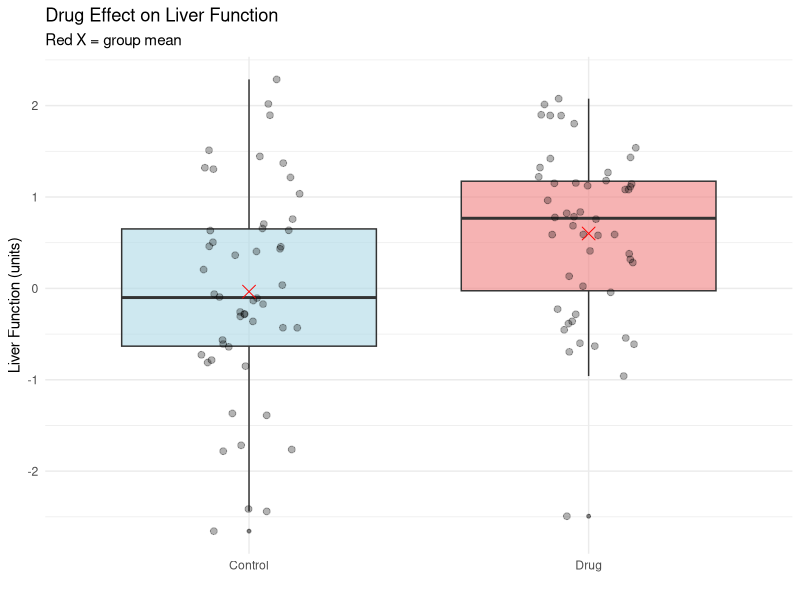
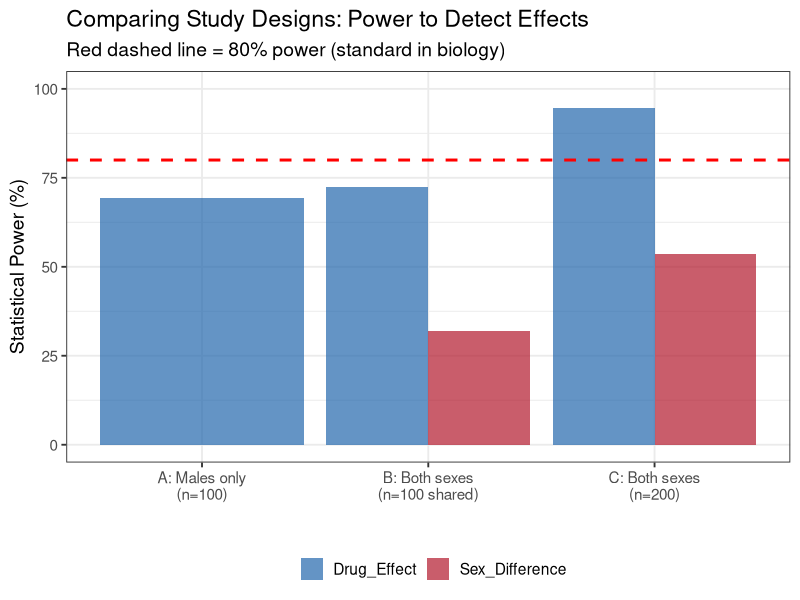
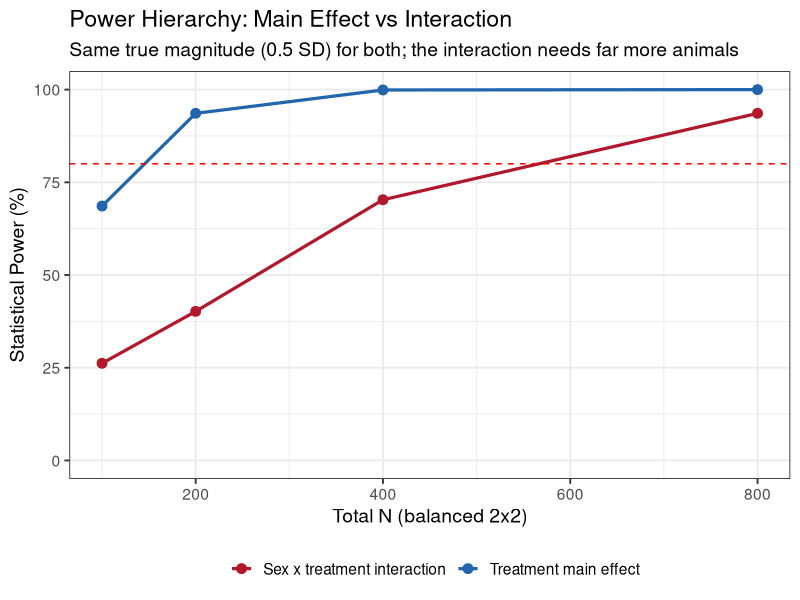

Generate these figures, in order, with R:
#' ---
#' title: "Hands-on Exercise: Experimental Design & Power Simulation"
#' subtitle: "EU-SABV Workshop"
#' author: "Vidhya Jagannathan, University of Bern, Switzerland"
#' format:
#'   html:
#'     toc: true
#'     toc-depth: 3
#'     toc-location: left
#'     number-sections: true
#'     code-fold: false
#'     code-tools: true
#'     theme: cosmo
#'     css: styles.css
#' execute:
#'   echo: true
#'   warning: true
#'   message: true
#'   error: true
#'   eval: true
#' ---
#' 
#' > Design-phase tutorial: simulate cohorts to see how including both sexes, cohort size, and the main-effect-vs-interaction distinction change your statistical power — *before* any real data are collected.
#' 
#' # Overview
#' 
#' Script 02a: Experimental Design — Sex as Biological Variable in Genomics.
#' 
#' This tutorial is purely a **simulation** exercise. No sequencing data are needed: we generate synthetic cohorts, run simple linear models, and repeat the experiment thousands of times to measure statistical **power** directly. The next tutorial (`02b_workshop_gtex_liver_exploration`) then applies these ideas to real GTEx liver data.
#' 
#' ## Learning objectives
#' 
#' By the end of this tutorial, you will be able to:
#' 
#' 1. Define statistical power as the probability of detecting a genuine effect.
#' 2. Differentiate total sample size from sample size per group.
#' 3. Compare statistical power when detecting a main effect versus an interaction.
#' 4. Understand why introducing both sexes does not necessarily require doubling your animal count.
#' 
#' Key terms used in this module:
#' 
#' - **Effect size:** how large the biological signal is relative to background noise.
#' - **Power:** how consistently a study detects a true effect across repeated trials.
#' - **Interaction:** when a treatment outcome depends on another variable — such as a drug affecting males and females differently.
#' 
#' ::: {.callout-note}
#' ## Primary literature for this module
#' 
#' - **Reynolds (2024)**, *A Guide to Sample Size for Animal-based Studies* (Wiley). Source for: the experimental vs biological unit, pseudo-replication, effect sizes, the lower power of interaction terms relative to main effects, factorial/screening efficiency, and "right-sizing not significance" (3Rs).
#' - **Gaskill et al. (2025)**, *eLife* — the survey of researcher *barriers and misconceptions* about studying sex as a variable; source of the percentage claims (e.g. "including both sexes doubles the sample size") the simulations are designed to correct.
#' - **Karp et al. (2025)**, *Nature Communications* — the **SIRF** framework for analysing sex as a biological variable (the framework name belongs to this paper, not to the Gaskill survey).
#' :::
#' 
#' ## Load Packages
#' 
## -----------------------------------------------------------------------------
#| message: false
#| warning: false
library(ggplot2)
library(dplyr)
library(tidyr)

# Set a consistent theme
theme_set(theme_bw(base_size = 14))

#' 
#' # EXPERIMENTAL DESIGN - Power Simulation Exercise
#' 
#' ## EXERCISE 2.1: Compare designs — n=50M/50F vs n=100M
#' 
## -----------------------------------------------------------------------------
#| fig-alt:
#|   - "Boxplot of simulated liver function in control and drug-treated mice. The group distributions overlap, while a red X marks each group mean."
#|   - "Grouped bar chart comparing statistical power for drug and sex effects in a male-only design, a same-size two-sex design, and a larger two-sex design. A dashed line marks 80 percent power."
# KEY MISCONCEPTION ADDRESSED: "Including both sexes doubles sample size"
# Reality: N is SHARED between sexes in exploratory inclusion
# (Gaskill et al. 2025: 80% of researchers held this misconception)
# STEP 1: Look at ONE experiment first, to understand what's happening.

# --- Phase 1: Experimental Design Setup ---
# Define cohort size: N = 100
n_mice <- 100
# Create the treatment vector:
# 0 = Control group (n = 50 mice)
# 1 = Experimental drug-treatment group (n = 50 mice)
treatment <- c(rep(0, 50), rep(1, 50))

# --- Phase 2: Define the biological signal and the noise ---
# Define the biological effect of the drug. On average, treated mice experience
# a 0.5-unit improvement in liver function.
true_drug_effect <- 0.5
# Natural phenotypic variation: inter-individual variability between mice due to
# genetics, environment, or handling.
mouse_sd <- 1.0
# Standardized effect size (Cohen's d) = the signal-to-noise ratio of the treatment effect.
# A value of 0.5 ("medium") means the drug effect is half the size of natural individual
# variation — it works at the group level, but treated and untreated mice still look
# alike one-to-one.
sprintf("Effect size (Cohen's d) = %.2f", true_drug_effect / mouse_sd)

# --- Phase 3: Simulate the data ---
set.seed(42)  # reproducible noise
# Outcome = drug effect (in treated mice) + individual biological variability
liver_function <- true_drug_effect * treatment + rnorm(n_mice, mean = 0, sd = mouse_sd)

# --- Phase 4: Data Wrangling ---
# Create a dataframe and assign factor labels for analysis and plotting.
experiment_data <- data.frame(
  mouse_id = 1:n_mice,
  treatment = factor(treatment, levels = c(0, 1), labels = c("Control", "Drug")),
  liver_function = liver_function
)

# --- Phase 5: Descriptive Statistics ---
# Check group means against the true effect size.
means <- experiment_data %>%
  group_by(treatment) %>%
  summarise(mean_lf = mean(liver_function), .groups = "drop")
sprintf("Control: %.2f | Drug: %.2f | Diff: %.2f",
        means$mean_lf[1], means$mean_lf[2], diff(means$mean_lf))

# Boxplot of the single experiment, with group means marked
p_single <- ggplot(experiment_data, aes(x = treatment, y = liver_function, fill = treatment)) +
  geom_boxplot(alpha = 0.6, outlier.size = 1) +
  geom_jitter(width = 0.15, alpha = 0.3, size = 2) +
  # Automatically calculates and plots the mean as a red 'X'
  stat_summary(fun = mean, geom = "point", color = "red", size = 4, shape = 4) +
  scale_fill_manual(values = c("Control" = "lightblue", "Drug" = "lightcoral")) +
  labs(
    title = "Drug Effect on Liver Function",
    subtitle = "Red X = group mean",
    y = "Liver Function (units)", x = ""
  ) +
  theme_minimal() +               # cleans up the background grid
  theme(legend.position = "none")

print(p_single)

# Run a linear regression to test for differences between treatment groups.
fit_single <- lm(liver_function ~ treatment, data = experiment_data)
# p-value for the treatment effect
p_value_single <- summary(fit_single)$coefficients[2, 4]
sprintf("Experimental p-value: %.4f", p_value_single)

# STEP 2: Simulate the same experiment 1,000 times to determine power. Power is the
# probability of detecting a true biological effect as statistically significant (p < 0.05).
run_one_experiment <- function(n_control = 50, n_drug = 50, true_effect = 0.5) {
  treatment <- c(rep(0, n_control), rep(1, n_drug))
  outcome   <- true_effect * treatment + rnorm(n_control + n_drug, 0, 1)
  fit       <- lm(outcome ~ treatment)
  p_value   <- summary(fit)$coefficients[2, 4]
  detected  <- p_value < 0.05
  return(detected)
}

# Run the experiment 1000 times
results_A <- replicate(1000, run_one_experiment(n_control = 50, n_drug = 50, true_effect = 0.5))
power_A <- mean(results_A)
sprintf("Detected drug effect in %d / 1000 experiments | POWER = %.1f%%",
        sum(results_A), power_A * 100)

# STEP 3: Compare three study designs.
# The function runs many simulated experiments using cohorts of both sexes and
# counts how often it picks up two signals:
#   - the drug effect — does the treatment change liver function?
#   - the sex difference — do males and females have different baseline liver function?
# The three designs:
#   A: 100 males only          (N = 100) — can test the drug, but not sex
#   B: 50 males + 50 females   (N = 100) — same total N, split across sexes
#   C: 100 males + 100 females (N = 200) — both sexes, double the sample size
# Comparing them shows how cohort size and including both sexes change our
# ability to detect each signal.
simulate_power_design <- function(n_male, n_female, true_treatment_effect,
                                   true_sex_effect = 0, n_sims = 1000) {

  # Track, per simulation, whether each main effect was significant (p < 0.05).
  detection <- data.frame(treatment = logical(n_sims), sex = logical(n_sims))

  for (i in 1:n_sims) {
    # Split by sex and randomize treatment within each sex (balanced arms).
    sex <- c(rep(0, n_male), rep(1, n_female))
    treatment <- c(sample(rep(0:1, c(n_male / 2, n_male / 2))),
                   sample(rep(0:1, c(n_female / 2, n_female / 2))))

    # Simulate data: treatment effect + sex difference + noise (no true interaction).
    outcome <- true_treatment_effect * treatment +
               true_sex_effect * sex +
               rnorm(n_male + n_female, 0, 1)

    # Factorial model; each main effect is estimated adjusted for the other.
    pvals <- summary(lm(outcome ~ treatment + sex))$coefficients[, 4]
    detection$treatment[i] <- pvals["treatment"] < 0.05
    detection$sex[i]       <- pvals["sex"] < 0.05
  }

  colMeans(detection)   # power to detect each main effect
}

# Design A — 100 males only: 50 control + 50 drug.
set.seed(42)
power_A_simple <- mean(replicate(1000, {
  y <- 0.5 * c(rep(0, 50), rep(1, 50)) + rnorm(100)
  summary(lm(y ~ c(rep(0, 50), rep(1, 50))))$coefficients[2, 4] < 0.05
}))
sprintf("Design A — drug-effect power: %.1f%%", power_A_simple * 100)

# Designs B and C — both sexes, analysed with the factorial model lm(outcome ~ treatment + sex).
# Reuse simulate_power_design() (true sex effect = 0.3 SD, no true interaction):
#   B: 50 M + 50 F   (N = 100, same total as A)
#   C: 100 M + 100 F (N = 200, confirmatory)
power_B <- simulate_power_design(n_male = 50,  n_female = 50,
                                 true_treatment_effect = 0.5, true_sex_effect = 0.3)
power_C <- simulate_power_design(n_male = 100, n_female = 100,
                                 true_treatment_effect = 0.5, true_sex_effect = 0.3)

# Pull out the scalars used by the plot and summaries below.
power_B_treatment <- power_B["treatment"]; power_B_sex <- power_B["sex"]
power_C_treatment <- power_C["treatment"]; power_C_sex <- power_C["sex"]

sprintf("Design B (N=100) — drug %.1f%%, sex %.1f%%", power_B_treatment * 100, power_B_sex * 100)
sprintf("Design C (N=200) — drug %.1f%%, sex %.1f%%", power_C_treatment * 100, power_C_sex * 100)

# Visualization comparing designs
comparison_data <- data.frame(
  Design = c("A: Males only\n(n=100)",
             "B: Both sexes\n(n=100 shared)",
             "C: Both sexes\n(n=200)"),
  Drug_Effect = c(power_A_simple * 100, power_B_treatment * 100, power_C_treatment * 100),
  Sex_Difference = c(NA, power_B_sex * 100, power_C_sex * 100)
)

plot_data <- comparison_data %>%
  pivot_longer(cols = -Design, names_to = "Outcome", values_to = "Power") %>%
  filter(!is.na(Power))

p_power <- ggplot(plot_data, aes(x = Design, y = Power, fill = Outcome)) +
  geom_col(position = "dodge", alpha = 0.7) +
  geom_hline(yintercept = 80, linetype = "dashed", color = "red", linewidth = 1) +
  scale_fill_manual(values = c("Drug_Effect" = "#2166AC", "Sex_Difference" = "#B2182B")) +
  coord_cartesian(ylim = c(0, 100)) +
  labs(
    title = "Comparing Study Designs: Power to Detect Effects",
    subtitle = "Red dashed line = 80% power (standard in biology)",
    y = "Statistical Power (%)",
    x = "",
    fill = ""
  ) +
  theme(axis.text = element_text(size = 11),
        legend.position = "bottom")

print(p_power)

sprintf(paste0(
  "Design B (N=100 shared): treatment power %.1f%%, sex-difference power %.1f%%. ",
  "Design C (N=200): treatment power %.1f%%, sex-difference power %.1f%%."),
  power_B_treatment * 100, power_B_sex * 100, power_C_treatment * 100, power_C_sex * 100)

#' 
#' ::: {.callout-note collapse="true"}
#' ## Interpretation — try to reason it out yourself first, then expand
#' 
#' Before opening this: look at the three bars. Which design reaches 80% power for the drug effect? Should Designs A and B differ on the *drug* effect at all? Why is the sex-difference bar so low?
#' 
#' - **Design A** (males only, n = 100): reaches only 70% power — below the 80% threshold — and by design cannot detect sex differences or flag whether the drug works differently in females.
#' - **Design B** (both sexes, n = 100 shared): the drug-effect power (~72%) is **essentially identical to Design A** — and it *should* be, since the two designs have the same total N and the same treatment effect, and putting sex in the model removes its variance rather than adding noise. The small A-vs-B gap is Monte-Carlo (sampling) error from running finitely many simulations, not a real benefit of adding a second sex; with a fixed seed and enough replicates it would disappear. The point is the *opposite* of a cost: including both sexes does **not** dilute the drug-effect analysis, and it hands you the sex-difference test for free. The low power for that sex effect (32%) simply reflects that the baseline male-to-female difference here is small.
#' - **Design C** (both sexes, n = 200): a larger cohort shows that doubling the sample size predictably amplifies both signals (pushing drug-effect power to 94% and sex-difference power to 54%).
#' :::
#' 
#' ## BONUS: What if the sex effect was larger?
#' 
#' What if sex differences were as large as the drug effect — say 0.5 SD of baseline biology instead of 0.3? Re-run designs B and C and compare the sex-difference power.
#' 
## -----------------------------------------------------------------------------
# Re-run designs B and C with a larger true sex effect (0.5 SD instead of 0.3),
# using the same factorial simulator.
set.seed(42)
power_B_alt <- simulate_power_design(n_male = 50,  n_female = 50,
                                     true_treatment_effect = 0.5, true_sex_effect = 0.5)
power_C_alt <- simulate_power_design(n_male = 100, n_female = 100,
                                     true_treatment_effect = 0.5, true_sex_effect = 0.5)

power_B_alt_treatment <- power_B_alt["treatment"]; power_B_alt_sex <- power_B_alt["sex"]
power_C_alt_treatment <- power_C_alt["treatment"]; power_C_alt_sex <- power_C_alt["sex"]

sprintf(paste0(
  "Sex effect 0.3 SD — sex-difference power: Design B %.1f%%, Design C %.1f%%. ",
  "Sex effect 0.5 SD — sex-difference power: Design B %.1f%%, Design C %.1f%%."),
  power_B_sex * 100, power_C_sex * 100,
  power_B_alt_sex * 100, power_C_alt_sex * 100)

#' 
#' **Takeaway.**
#' 
#' 1. **Subtle sex differences (0.3 SD)** — comparable to minor baseline weight shifts. Power stays low (~54%) even at n = 200. This is an inherent trait of small biological effect sizes, not a failure of the dual-sex design.
#' 2. **Strong sex differences (0.5 SD)** — equal to the drug effect itself. Power reaches ~69% at n = 100 and ~94% at n = 200. Prominent dimorphism is easily captured using standard, well-powered study layouts.
#' 
#' **Practical implication:** include both sexes in the initial experiment to screen for sex differences at low cost. If a sex-specific signal emerges, estimate its effect size and use that to power a focused follow-up study — rather than doubling cohort sizes upfront, which wastes animals and adds no statistical benefit. This also keeps the study aligned with the **3Rs** principles, and with Reynolds's "**right-sizing, not significance**" and **sequential/screening** logic (Reynolds 2024, §3.10–3.11): screen broadly, then run a definitive, well-powered confirmatory study only on the signals that survive.
#' 
#' ## EXERCISE 2.1b: The interaction costs more power than a main effect
#' 
#' In Exercise 2.1, Designs A–C powered the *main effects* — the overall treatment effect and baseline sex differences. However, the SABV question that usually matters most is the **interaction**: does the drug work *differently* in males and females? As highlighted by Reynolds (2024, Ch. 19, citing Jones & Nachtsheim 2011), statistical power in factorial designs is highest for main effects and substantially lower for interactions. As a rule of thumb, detecting an interaction of a given magnitude requires roughly **four times** the total sample size needed to detect a main effect of that same magnitude.
#' 
#' A common point of confusion is that these two questions measure fundamentally different quantities. Suppose a drug's true effect size is **+0.25 SD in males** and **+0.75 SD in females**:
#' 
#' - **Main effect (the average):** (0.25 + 0.75) / 2 = **0.50**. Answers: *"Does the treatment work on average across both sexes?"*
#' - **Interaction (the gap):** 0.75 − 0.25 = **0.50**. Answers: *"Does the treatment response differ by sex?"*
#' 
#' Both equal 0.50 in this simulation on purpose, so we can compare their statistical power at the exact same effect-size magnitude (0.5 SD). We evaluate each question using standard **0/1 (dummy) coding**:
#' 
#' 1. **Main effect ($Q_1$):** fit the additive model `lm(y ~ treatment + sex)` and test `treatment`. Because there is no interaction term in this model, R estimates a single treatment effect averaged across sexes.
#' 2. **Interaction ($Q_2$):** fit the full model `lm(y ~ treatment * sex)` and test the `treatment:sex` coefficient, which directly isolates the male–female response gap.
#' 
## -----------------------------------------------------------------------------
#| fig-alt: "Line chart of statistical power against total sample size. The treatment main-effect line remains above the sex-by-treatment interaction line at every sample size."
# The two sex-specific drug effects that everything below is built from:
effect_male   <- 0.25   # drug effect in males
effect_female <- 0.75   # drug effect in females

# Main effect = the AVERAGE of the two ; Interaction = the DIFFERENCE (gap) between them.
cat(sprintf("Main effect (average) = %.2f  |  Interaction (difference) = %.2f\n",
            (effect_male + effect_female) / 2, effect_female - effect_male))

# We compare power for the main effect and the interaction at the SAME size (0.5 SD),
# each asked with the model that matches the question -- all in 0/1 dummy coding.
# We never read a "main effect" out of a model that also contains an interaction term,
# so there is no reference-coding pitfall (contrast Exercise 3.5 in the next tutorial).

# Q1: does the treatment work ON AVERAGE?  -> additive model, test `treatment`.
power_main_effect <- function(n_per_cell, n_sims = 1000) {
  avg_effect <- (effect_male + effect_female) / 2      # 0.50 -- the average effect
  mean(replicate(n_sims, {
    sex       <- rep(c(0, 1), each = 2 * n_per_cell)     # 0 = Male, 1 = Female
    treatment <- rep(rep(c(0, 1), each = n_per_cell), 2) # 0 = Control, 1 = Treated
    outcome   <- treatment * avg_effect + rnorm(4 * n_per_cell)  # SAME effect in both sexes
    summary(lm(outcome ~ treatment + sex))$coefficients["treatment", "Pr(>|t|)"] < 0.05
  }))
}

# Q2: does the treatment effect DIFFER by sex?  -> interaction model, test `treatment:sex`.
power_interaction <- function(n_per_cell, n_sims = 1000) {
  mean(replicate(n_sims, {
    sex       <- rep(c(0, 1), each = 2 * n_per_cell)     # 0 = Male, 1 = Female
    treatment <- rep(rep(c(0, 1), each = n_per_cell), 2) # 0 = Control, 1 = Treated
    # If treated & male -> 0.25 | if treated & female -> 0.75
    trt_effect <- ifelse(sex == 0, effect_male, effect_female)
    outcome    <- treatment * trt_effect + rnorm(4 * n_per_cell)
    summary(lm(outcome ~ treatment * sex))$coefficients["treatment:sex", "Pr(>|t|)"] < 0.05
  }))
}

set.seed(42)
int_tab <- data.frame(n_per_cell = c(25, 50, 100, 200))
int_tab$total_N     <- int_tab$n_per_cell * 4
int_tab$treatment   <- sapply(int_tab$n_per_cell, power_main_effect) * 100
int_tab$interaction <- sapply(int_tab$n_per_cell, power_interaction) * 100
print(int_tab)

# Two power curves across total N.
int_long <- int_tab %>%
  pivot_longer(c(treatment, interaction), names_to = "Effect", values_to = "Power")

p_int_power <- ggplot(int_long, aes(x = total_N, y = Power, color = Effect, group = Effect)) +
  geom_line(linewidth = 1.1) +
  geom_point(size = 3) +
  geom_hline(yintercept = 80, linetype = "dashed", color = "red") +
  scale_color_manual(values = c("treatment" = "#2166AC", "interaction" = "#B2182B"),
                     labels = c("treatment" = "Treatment main effect",
                                "interaction" = "Sex x treatment interaction")) +
  labs(title = "Power Hierarchy: Main Effect vs Interaction",
       subtitle = "Same true magnitude (0.5 SD) for both; the interaction needs far more animals",
       x = "Total N (balanced 2x2)", y = "Statistical Power (%)", color = "") +
  coord_cartesian(ylim = c(0, 100)) +
  theme(legend.position = "bottom")
print(p_int_power)

#' 
#' As shown in the plot, the interaction curve sits well below the main-effect curve at every sample size. A cohort size that achieves >90% power to detect an overall drug effect (`total_N = 200`) yields only ~40% power to confirm whether that effect varies by sex.
#' 
#' **Practical implication:** a single exploratory experiment can *screen* for sex differences, but *confirming* an interaction requires a study explicitly powered for the interaction term — not just the main effect.
#' 
#' **A note on context.** The 4× sample-size rule represents an equal-magnitude comparison (0.5 SD vs 0.5 SD). In biological translation, the interactions that matter most are often larger — such as a drug working strongly in one sex but showing zero effect (or an opposite effect) in the other. Qualitative interactions like these are easier to detect, so treat the 4× benchmark as an *upper bound* on sample-size requirements rather than a fixed rule.
#' 
#' ::: {.callout-tip}
#' ## Where to go next
#' 
#' The next tutorial **`02b_workshop_gtex_liver_exploration`** applies these design principles to real GTEx liver RNA-seq data: testing the "females are more variable" myth, running PCA and differential expression, fitting the factorial sex × age model, and demonstrating the common analysis mistakes (pooling, disaggregation, comparing subgroup p-values).
#' :::
